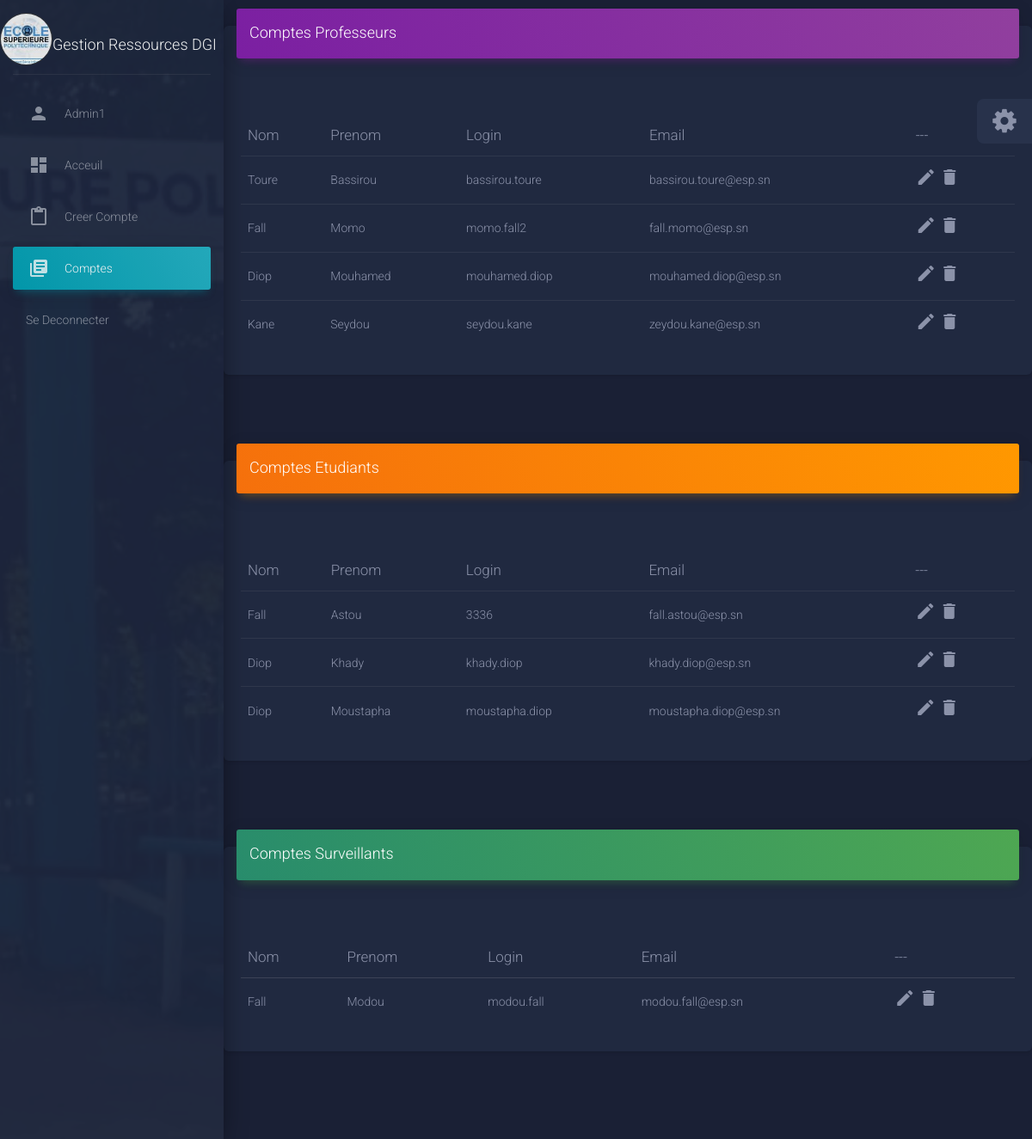
The page /Admin/gestCompte.php (signed in) on the database its author committed.
### tables this page shows
CREATE TABLE IF NOT EXISTS `professeur` (
  `idProf` varchar(30) NOT NULL,
  `NomProf` varchar(30) NOT NULL,
  `PrenomProf` varchar(30) NOT NULL,
  `Password` varchar(255) NOT NULL,
  `email` varchar(30) NOT NULL,
  PRIMARY KEY (`idProf`)
);

CREATE TABLE IF NOT EXISTS `etudiant` (
  `idEt` varchar(30) NOT NULL,
  `NomEt` varchar(30) NOT NULL,
  `PrenomEt` varchar(30) NOT NULL,
  `Password` varchar(255) NOT NULL,
  `email` varchar(30) NOT NULL,
  `Classe` varchar(30) NOT NULL,
  PRIMARY KEY (`idEt`)
);

CREATE TABLE IF NOT EXISTS `surveillant` (
  `idSu` varchar(30) NOT NULL,
  `NomSu` varchar(30) NOT NULL,
  `PrenomSu` varchar(30) NOT NULL,
  `Password` varchar(255) NOT NULL,
  `email` varchar(30) NOT NULL,
  PRIMARY KEY (`idSu`)
);

### Admin/gestCompte.php (the view, shortened to what this page needs)
<!DOCTYPE html>
<html lang="en">
<head>
  <link rel="stylesheet" href="https://maxcdn.bootstrapcdn.com/font-awesome/latest/css/font-awesome.min.css">
  <link href="../assets/css/material-dashboard.css?v=2.1.0" rel="stylesheet" />
  <link href="../assets/css/progressbar.css" rel="stylesheet" />
</head>
<body class="dark-edition">
  <div class="fixed-plugin">
    <div class="dropdown show-dropdown">
      <a href="#" data-toggle="dropdown">
        <i class="fa fa-cog fa-2x"> </i>
      </a>
    </div>
  </div>
<?php
    function AfficherForm(){
?>
    <div class="wrapper ">
    <div class="sidebar" data-color="azure" data-background-color="black" data-image="../assets/img/sidebar-2.jpg">
      <div class="logo"><a href="../index.php">
        <img src="../assets/img/logoESP.jpg"  class=" logo-tim">
        </a><br><h4 style='color:white;'>Gestion Ressources DGI</h4></div>
      <div class="sidebar-wrapper">
        <ul class="nav">
          <li class="nav-item ">
            <a class="nav-link" href="#">
              <i class="material-icons">person</i>
<?php
              include '../Connexion.php';
              $reqq="Select * from Admin where  idAdmin='".$_SESSION['login']."'";
              $tab=mysqli_fetch_all(mysqli_query($con,$reqq),MYSQLI_ASSOC);
              foreach ($tab as $ligne){
                $nom=$ligne['idAdmin'];
             }
            echo "<p>$nom</p>";
?>
            </a>
          </li>
          <li class="nav-item   ">
            <a class="nav-link" href="#">
              <i class="material-icons">dashboard</i>
              <p>Acceuil</p>
            </a>
          </li>
          <li class="nav-item ">
            <a class="nav-link" href="./addCompte.php">
              <i class="material-icons">content_paste</i>
              <p>Creer Compte</p>
            </a>
          </li>
          <li class="nav-item  active">
            <a class="nav-link" href="gestCompte.php">
              <i class="material-icons">library_books</i>
              <p>Comptes</p>
            </a>
          </li>
          <li class="nav-item ">
            <a class="nav-link" href="../Deconnexion/AdminDisconnect.php">
              <p>Se deconnecter</p>
            </a>
          </li>
        </ul>
      </div>
    </div>
    <div class="main-panel">
      <nav class="navbar navbar-expand-lg navbar-transparent navbar-absolute fixed-top " id="navigation-example">
        <div class="container-fluid">
          <div class="navbar-wrapper">
          </div>
          <div class="collapse navbar-collapse justify-content-end">
            <ul class="navbar-nav">
              <li class="nav-item">
                <a class="nav-link" href="javascript:void(0)">
                </a>
              </li>
            </ul>
          </div>
        </div>
      </nav>
<?php
          function AffichCompte($table,$pre){
                    include '../Connexion.php';
            $reqCons="SELECT  * FROM $table order by email ";
            $tab=mysqli_fetch_all(mysqli_query($con,$reqCons),MYSQLI_ASSOC);
            $chaine="<div class='card-body table-responsive'>
              <table class='table table-condensed table-hover' style='margin-top: 50px;'>
                <form name='form'><tr><thead class='text-warning'><th>Nom</th><th>Prenom</th><th>Login</th><th>Email</th><th>---</th></thead></tr>";
                $i=0;
             foreach($tab as $ligne){
              $nom=$ligne['Nom'.$pre];
              $prenom=$ligne['Prenom'.$pre];
              $login=$ligne['id'.$pre];
              $email=$ligne['email'];
              $del='Del("'.$table.'*'.$login.'")';
              $send=$nom."*".$prenom."*".$email."*".$login."*".$table;
              $update='Update("'.$send.'")';
              $i++;
              $chaine=$chaine."<tr><td>$nom</td><td>$prenom</td><td>$login</td><td>$email</td>
                      <td>
                      <i class='material-icons ed' onclick='$update' style=' cursor: pointer;' id='c$i'>edit</i>
                      <i class='material-icons ed'onclick='$del' style=' cursor: pointer;' id='c$i'>delete</i>
                      </td></tr>";
             }
             $chaine=$chaine."</table></div>";
             return $chaine;
          }
              echo "
                      <div class='card'>
                            <div class='card-header card-header-primary'>
                              <h4 class='card-title'>Comptes Professeurs</h4>
                            </div>".
                           AffichCompte('Professeur','Prof')."
                      </div>
                      <div class='card' style='margin-top: 100px;'>
                            <div class='card-header card-header-tabs card-header-warning '>
                              <h4 class='card-title'>Comptes Etudiants</h4>
                            </div>".
                            AffichCompte('Etudiant','Et')."
                      </div>
                      <div class='card' style='margin-top: 100px;'>
                            <div class='card-header card-header-tabs card-header-success '>
                              <h4 class='card-title'>Comptes Surveillants</h4>
                            </div>".
                            AffichCompte('Surveillant','Su')."
                      </div>
                  ";
                echo"<br><br><br>";
?>
<?php }
 if(!isset($_SESSION['login']))
 {
  header("Location:index.php");
 }
 else
 {
   Afficherform();
 }
?>
  </body>
</html>
</body>
</html>

### rows shown on the page
professeur: NomProf "Toure", PrenomProf "Bassirou", idProf "bassirou.toure", email "bassirou.toure@esp.sn"
professeur: NomProf "Fall", PrenomProf "Momo", idProf "momo.fall2", email "fall.momo@esp.sn"
professeur: NomProf "Diop", PrenomProf "Mouhamed", idProf "mouhamed.diop", email "mouhamed.diop@esp.sn"
professeur: NomProf "Kane", PrenomProf "Seydou", idProf "seydou.kane", email "zeydou.kane@esp.sn"
etudiant: NomEt "Fall", PrenomEt "Astou", idEt "3336", email "fall.astou@esp.sn"
etudiant: NomEt "Diop", PrenomEt "Khady", idEt "khady.diop", email "khady.diop@esp.sn"
etudiant: NomEt "Diop", PrenomEt "Moustapha", idEt "moustapha.diop", email "moustapha.diop@esp.sn"
surveillant: NomSu "Fall", PrenomSu "Modou", idSu "modou.fall", email "modou.fall@esp.sn"

### other values the page prints
$nom "Admin1"
